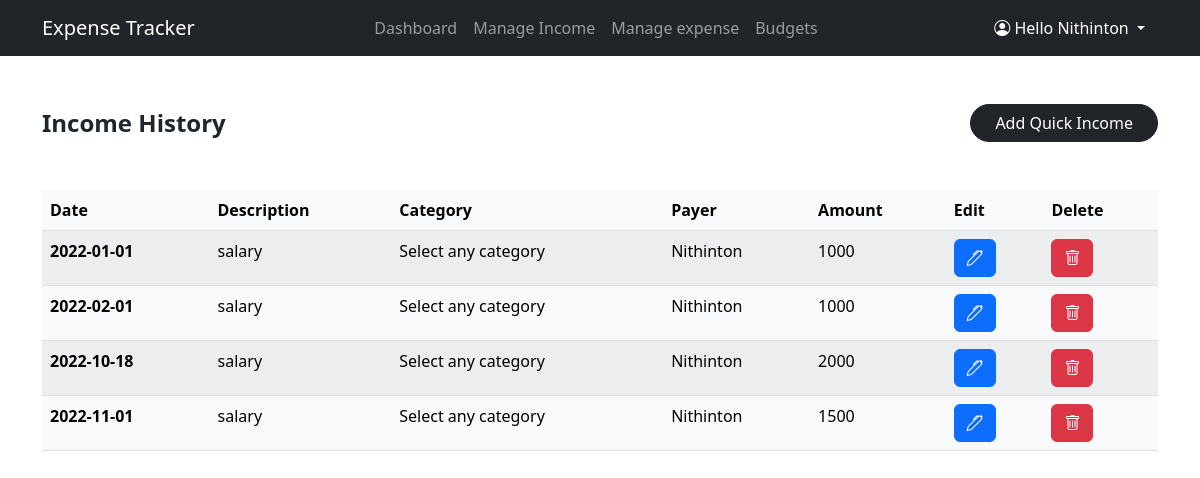
The app's page /manage/income (signed in) with its own data.
### app.py (models this page shows, shortened)
class User(db.Model):
    id = db.Column(db.Integer,primary_key=True)
    email = db.Column(db.String(50),unique=True,nullable=False)
    fname = db.Column(db.String(20),nullable=False)
    lname = db.Column(db.String(20))
    pswd = db.Column(db.String(50),nullable=False,default=None)
    expense = db.relationship('Expense', backref='user')
    income = db.relationship('Income', backref='user')

class  Income(db.Model):
    id = db.Column(db.Integer,primary_key=True)
    description = db.Column(db.String(50),nullable=True,default=None)
    category = db.Column(db.String(50),nullable=True,default=None)
    amount = db.Column(db.Integer,nullable=False)
    date = db.Column(db.String(10),nullable=True,default=None)
    user_id = db.Column(db.Integer, db.ForeignKey('user.id'))

### app.py (the view)
@app.route('/manage/income',methods = ["POST","GET"])
def income():
    if request.method =="POST":
            if request.form["submit"] == "quick_income":
                if request.form['amount']:
                    description = request.form['description']
                    category = request.form['category']
                    date = request.form['date']
                    amount = request.form['amount']
                    if session["email"]:
                        usr_id = User.query.filter_by(email=session['email']).first().id
                        income = Income(description=description,category=category,date=date,amount=amount,user_id=usr_id)
                        db.session.add(income)
                        db.session.commit()
                        flash("Income amount "+str(income.amount)+"₹ added successfully")
                    else:
                        flash("Income not added")
                else:
                    flash("Enter amount")
                    return redirect(url_for('income'))
            elif request.form['submit'] == "edit_income":
                if request.form['Eamount']:
                    description = request.form['Edescription']
                    category = request.form['Ecategory']
                    date = request.form['Edate']
                    amount = request.form['Eamount']
                    income_id = request.form['Eid']
                    print(amount)
                    if session["email"]:
                        usr_id = User.query.filter_by(email=session['email']).first().id
                        Income.query.filter_by(id= income_id).first().descrption = description
                        Income.query.filter_by(id= income_id).first().category = category
                        Income.query.filter_by(id= income_id).first().date = date
                        Income.query.filter_by(id= income_id).first().amount = amount
                        db.session.commit()
                        flash("Income amount "+str(Income.query.filter_by(id= income_id).first().amount)+"₹ added successfully")
                    else:
                        flash("Income not added")
                else:
                    flash("Enter amount")
                    return redirect(url_for('income'))
            elif request.form['submit'] == "delete_income":
                if request.form['incomeId']:
                    incomeId = request.form['incomeId']
                    income = Income.query.filter_by(id= incomeId).first()
                    db.session.delete(income)
                    db.session.commit()
            return redirect(url_for('income'))
    else:
        incomes = User.query.filter_by(email=session['email']).first().income
        return render_template('income.html', data = incomes)

### templates/income.html (shortened to what this page needs)
{% extends 'base.html' %}
{% block body %}
    <section class="min-vh-100 mt-5">
        <div class="container">
            <div class="d-flex justify-content-between align-items-center">
                <div class="fs-4 fw-bold">Income History</div>
                <button class="btn btn-dark px-4 rounded-pill" data-bs-toggle="modal" data-bs-target="#IncomeModal" >Add Quick Income</button>
            </div>
            <table class="table table-striped table-light mt-5">
                <thead>
                  <tr>
                    <th scope="col">Date</th>
                    <th scope="col">Description</th>
                    <th scope="col">Category</th>
                    <th scope="col">Payer</th>
                    <th scope="col">Amount</th>
                    <th scope="col">Edit</th>
                    <th scope="col">Delete</th>
                  </tr>
                </thead>
                <tbody>
                    {% for income in data %}
                    <tr>
                        <th>{{income.date}}</th>
                        <td>{{income.description}}</td>
                        <td>{{income.category}}</td>
                        <td>{{income.user.fname}}</td>
                        <td>{{income.amount}}</td>
                        <td><button class="btn btn-primary" data-bs-toggle="modal" data-bs-target="#ex{{income.id}}" ><i class="bi bi-pen"></i></button>
                        </td>
                        <td>
                            <form action="{{ url_for('income') }}" method="POST">
                                <button type="submit" value ="delete_income" name ="submit" class="btn btn-danger"><i class="bi bi-trash"></i></a>
                            </form>
                        </td>
                    </tr>
                    {% endfor %}
                </tbody>
              </table>
        </div>
    </section>
{% endblock %}

### templates/base.html (shortened to what this page needs)
<!doctype html>
<html lang="en">
  <head>
    <link href="https://cdn.jsdelivr.net/npm/bootstrap@5.2.1/dist/css/bootstrap.min.css" rel="stylesheet">
    <link rel="stylesheet" href="https://cdn.jsdelivr.net/npm/bootstrap-icons@1.9.1/font/bootstrap-icons.css">
  </head>
  <body>
      <nav class="navbar navbar-expand-lg bg-dark navbar-dark sticky-top">
        <div class="container">
          <a class="navbar-brand" href="#">Expense Tracker</a>
          <div class="collapse navbar-collapse" id="navbarSupportedContent">
            <ul class="navbar-nav mx-auto text-center">
              <li class="nav-item">
                <a class="nav-link" href="{{ url_for('dashboard') }}">Dashboard</a>
              </li>
              <li class="nav-item">
                <a class="nav-link" href="{{ url_for('income') }}">Manage Income</a>
              </li>
              <li class="nav-item">
                <a class="nav-link" href="{{ url_for('expense') }}">Manage expense</a>
              </li>
              <li class="nav-item">
                <a class="nav-link" href="#">Budgets</a>
              </li>
            </ul>
            {% if ('email' in session) and ('pswd' in session) %}
            <div class="dropdown">
              <a class="btn btn-dark dropdown-toggle" href="#" role="button" data-bs-toggle="dropdown" aria-expanded="false">
                <i class="bi bi-person-circle"></i> Hello {{session['fname']}}
              </a>
            </div>
            {% endif %}
          </div>
        </div>
      </nav>
    {% block body %}
    {% endblock %}
  </body>
</html>

### records on screen
User: fname "Nithinton"
Income: date "2022-01-01", description "salary", category "Select any category", user.fname "Nithinton", amount "1000"
Income: date "2022-02-01", description "salary", category "Select any category", user.fname "Nithinton", amount "1000"
Income: date "2022-10-18", description "salary", category "Select any category", user.fname "Nithinton", amount "2000"
Income: date "2022-11-01", description "salary", category "Select any category", user.fname "Nithinton", amount "1500"
